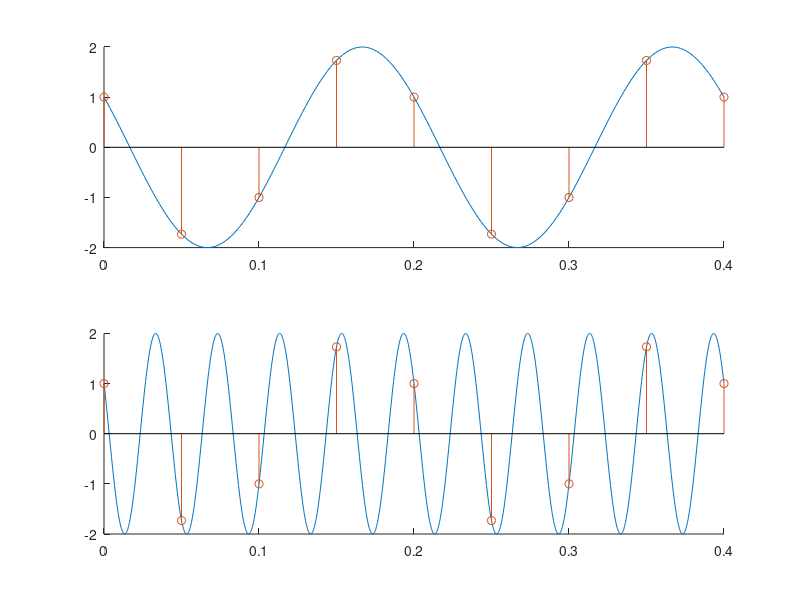

Here is the MATLAB script that generated this plot:
%% Time domains
t1 = linspace(0,0.4,201);
t2 = linspace(0,0.4,1001);
tn = 0:0.05:0.4;

%% (sampled) Signals
x1 = 2*cos(2*pi*5.*t1+pi/3);
x2 = 2*cos(2*pi*25.*t2+pi/3);
xn1 = zeros(1,9);
xn2 = zeros(1,9);

n=0;
for t = tn
    n = n+1;
    xn1(n) = 2*cos(2*pi*5.*t+pi/3);
    xn2(n) = 2*cos(2*pi*25.*t+pi/3);
end

%% Plots (NOTE: Use the stem(X, Y) function!)
subplot(2,1,1);
hold on
plot(t1,x1)
stem(tn,xn1)

subplot(2,1,2);
hold on
plot(t2,x2)
stem(tn,xn2)